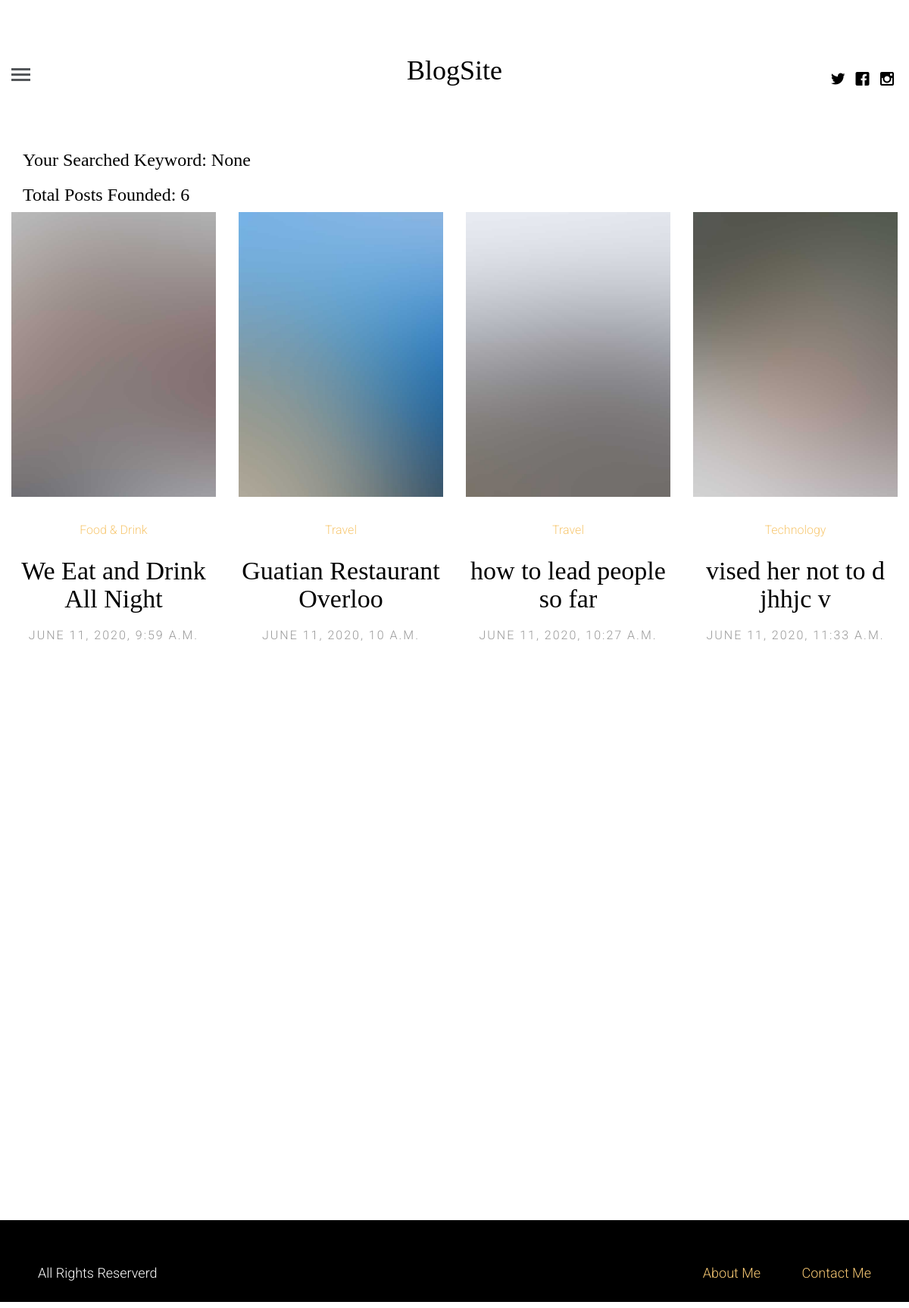
Before: /search-result (signed in) with the older database file.
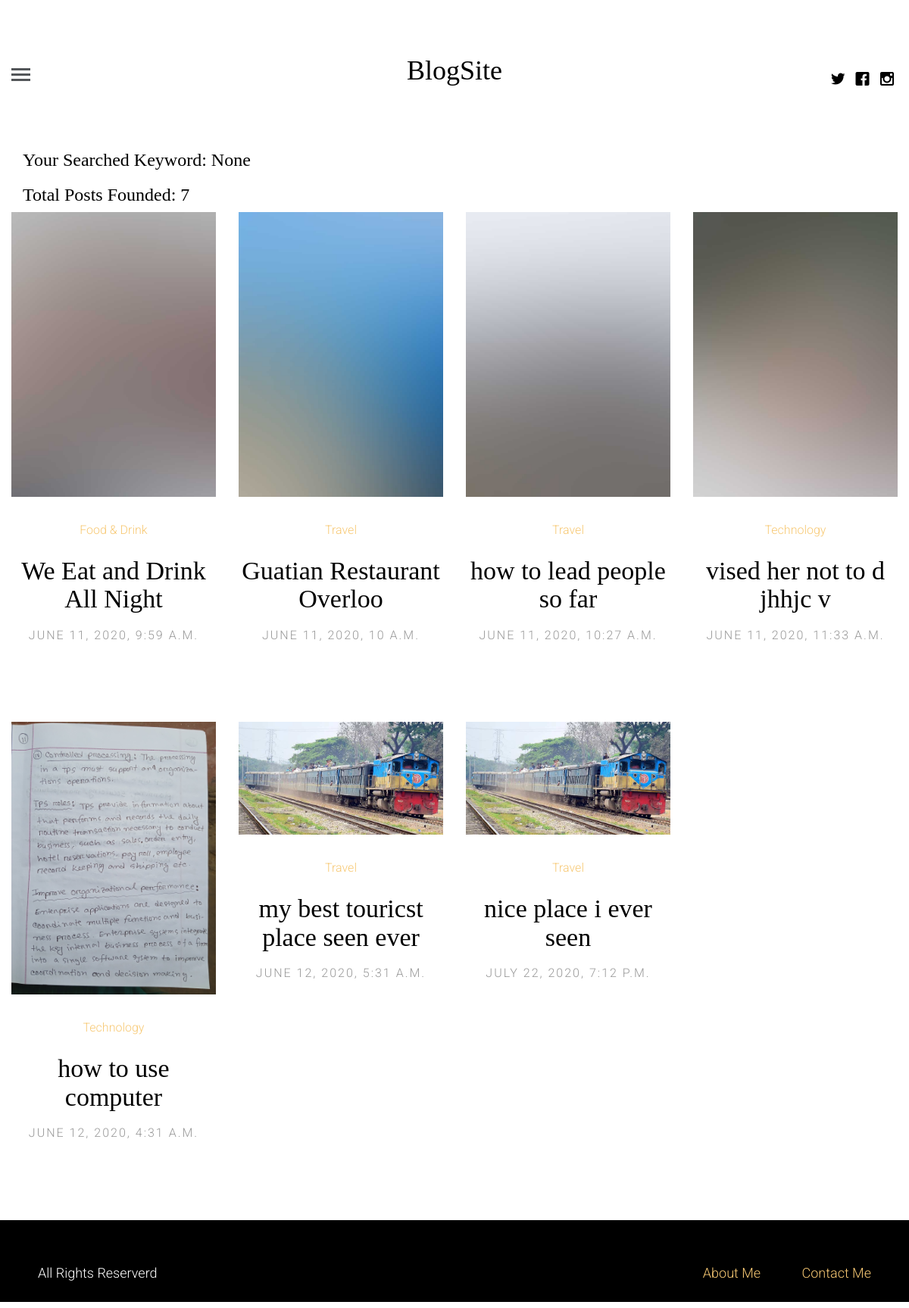
After: the same page with the newer database file.
### blog/models.py (models this page shows, shortened)
class Post(models.Model):
    title = models.CharField(max_length=150)
    image = models.ImageField()
    category = models.ForeignKey(Post_Catetory, on_delete=models.CASCADE)
    description = RichTextField()
    author = models.ForeignKey(RegisterUser, on_delete=models.CASCADE)
    is_approve = models.BooleanField(default=True)
    posted = models.DateTimeField(auto_now_add=True)
    updated = models.DateTimeField(auto_now=True)

class Post_Catetory(models.Model):
    name = models.CharField(max_length=120)
    def __str__(self):
        return self.name

### blog/views.py (the view)
# urls.py: path('search-result', views.Search, name='search'),
def Search(request):
    posts = Post.objects.all()
    data = request.GET.get('q')
    if data:
        posts = posts.filter(
            Q(title__icontains=data) |
            Q(description__icontains=data)
        )
    context = {
        'posts':posts,
        'total_posts':posts.count(),
        'data':data,
    }
    template = 'search.html'
    return render(request, template, context)

### templates/search.html (shortened to what this page needs)
{% extends 'base.html' %}
{% block content %}
    <section class="search_result_area">
        <div class="container">
            <div class="row">
                <div class="col-lg-12">
                    <div class="search_result">
                        <h3>Your Searched Keyword: {{ data }}</h3>
                        <h3>Total Posts Founded: {{ total_posts }}</h3>
                    </div>
                </div>
            </div>
        </div>
    </section>
	<div class="container-fluid">
		<div class="row fh5co-post-entry">
			{% for post in posts %}
			<article class="col-lg-3 col-md-3 col-sm-3 col-xs-6 col-xxs-12 animate-box">
				<figure>
					<a href="{% url 'blog:post_detail' post.id %}"><img src="{{ post.image.url }}" alt="Image" class="img-responsive"></a>
				</figure>
				<span class="fh5co-meta"><a href="{% url 'blog:post_category' name=post.category.name %}">{{ post.category }}</a></span>
				<h2 class="fh5co-article-title"><a href="{% url 'blog:post_detail' post.id %}">{{ post.title }}</a></h2>
				<span class="fh5co-meta fh5co-date">{{ post.posted }}</span>
			</article>
			{% endfor %}
		</div>
	</div>
{% endblock content %}

Changed rows visible on the page:
now on this page (row unchanged): Post: image (picture), category "Technology", title "how to use computer", posted "JUNE 12, 2020, 4:31 A.M."
now on this page (row edited): Post: image (picture), category "Travel", title "my best touricst place seen ever", posted "JUNE 12, 2020, 5:31 A.M."
added Post: image (picture), category "Travel", title "nice place i ever seen", posted "JULY 22, 2020, 7:12 P.M."
Other visible differences:
{{ total_posts }}: "6" → "7"
